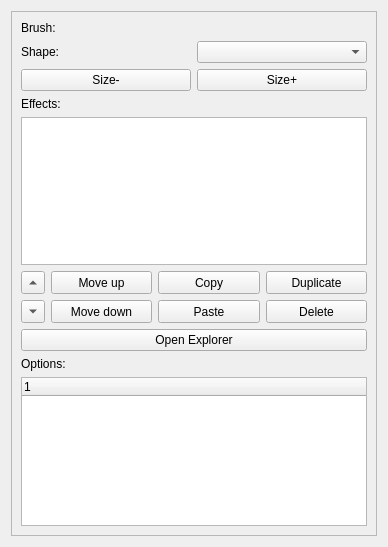
<?xml version="1.0" encoding="UTF-8"?>
<ui version="4.0">
 <class>Effects</class>
 <widget class="QWidget" name="Effects">
  <property name="geometry">
   <rect>
    <x>0</x>
    <y>0</y>
    <width>388</width>
    <height>547</height>
   </rect>
  </property>
  <property name="windowTitle">
   <string>Effects</string>
  </property>
  <layout class="QVBoxLayout" name="verticalLayout">
   <item>
    <widget class="QScrollArea" name="scrollArea">
     <property name="widgetResizable">
      <bool>true</bool>
     </property>
     <widget class="QWidget" name="scrollAreaWidgetContents_3">
      <property name="geometry">
       <rect>
        <x>0</x>
        <y>0</y>
        <width>368</width>
        <height>527</height>
       </rect>
      </property>
      <layout class="QVBoxLayout" name="verticalLayout_12">
       <item>
        <widget class="QLabel" name="label">
         <property name="text">
          <string>Brush:</string>
         </property>
        </widget>
       </item>
       <item>
        <layout class="QHBoxLayout" name="horizontalLayout">
         <item>
          <widget class="QLabel" name="label_2">
           <property name="text">
            <string>Shape:</string>
           </property>
          </widget>
         </item>
         <item>
          <widget class="QComboBox" name="BrushShape"/>
         </item>
        </layout>
       </item>
       <item>
        <layout class="QHBoxLayout" name="horizontalLayout_2">
         <item>
          <widget class="QPushButton" name="BrushSizeDown">
           <property name="text">
            <string>Size-</string>
           </property>
          </widget>
         </item>
         <item>
          <widget class="QPushButton" name="BrushSizeUp">
           <property name="text">
            <string>Size+</string>
           </property>
          </widget>
         </item>
        </layout>
       </item>
       <item>
        <widget class="QLabel" name="label_6">
         <property name="text">
          <string>Effects:</string>
         </property>
        </widget>
       </item>
       <item>
        <widget class="QTreeWidget" name="EffectsTree">
         <property name="headerHidden">
          <bool>true</bool>
         </property>
         <column>
          <property name="text">
           <string notr="true">Index</string>
          </property>
         </column>
         <column>
          <property name="text">
           <string>Name</string>
          </property>
         </column>
        </widget>
       </item>
       <item>
        <layout class="QGridLayout" name="gridLayout_5">
         <item row="2" column="2">
          <widget class="QPushButton" name="PasteEffect">
           <property name="sizePolicy">
            <sizepolicy hsizetype="Preferred" vsizetype="Preferred">
             <horstretch>0</horstretch>
             <verstretch>0</verstretch>
            </sizepolicy>
           </property>
           <property name="text">
            <string>Paste</string>
           </property>
          </widget>
         </item>
         <item row="1" column="0">
          <widget class="QToolButton" name="Up">
           <property name="text">
            <string>...</string>
           </property>
           <property name="arrowType">
            <enum>Qt::ArrowType::UpArrow</enum>
           </property>
          </widget>
         </item>
         <item row="1" column="1">
          <widget class="QPushButton" name="MoveUp">
           <property name="sizePolicy">
            <sizepolicy hsizetype="Preferred" vsizetype="Preferred">
             <horstretch>0</horstretch>
             <verstretch>0</verstretch>
            </sizepolicy>
           </property>
           <property name="text">
            <string>Move up</string>
           </property>
          </widget>
         </item>
         <item row="2" column="0">
          <widget class="QToolButton" name="Down">
           <property name="text">
            <string>...</string>
           </property>
           <property name="arrowType">
            <enum>Qt::ArrowType::DownArrow</enum>
           </property>
          </widget>
         </item>
         <item row="2" column="1">
          <widget class="QPushButton" name="MoveDown">
           <property name="sizePolicy">
            <sizepolicy hsizetype="Preferred" vsizetype="Preferred">
             <horstretch>0</horstretch>
             <verstretch>0</verstretch>
            </sizepolicy>
           </property>
           <property name="text">
            <string>Move down</string>
           </property>
          </widget>
         </item>
         <item row="1" column="2">
          <widget class="QPushButton" name="CopyEffect">
           <property name="sizePolicy">
            <sizepolicy hsizetype="Preferred" vsizetype="Preferred">
             <horstretch>0</horstretch>
             <verstretch>0</verstretch>
            </sizepolicy>
           </property>
           <property name="text">
            <string>Copy</string>
           </property>
          </widget>
         </item>
         <item row="1" column="3">
          <widget class="QPushButton" name="DuplicateEffect">
           <property name="sizePolicy">
            <sizepolicy hsizetype="Preferred" vsizetype="Preferred">
             <horstretch>0</horstretch>
             <verstretch>0</verstretch>
            </sizepolicy>
           </property>
           <property name="text">
            <string>Duplicate</string>
           </property>
          </widget>
         </item>
         <item row="2" column="3">
          <widget class="QPushButton" name="DeleteEffect">
           <property name="sizePolicy">
            <sizepolicy hsizetype="Preferred" vsizetype="Preferred">
             <horstretch>0</horstretch>
             <verstretch>0</verstretch>
            </sizepolicy>
           </property>
           <property name="text">
            <string>Delete</string>
           </property>
          </widget>
         </item>
        </layout>
       </item>
       <item>
        <widget class="QPushButton" name="Explorer">
         <property name="text">
          <string>Open Explorer</string>
         </property>
        </widget>
       </item>
       <item>
        <widget class="QLabel" name="label_7">
         <property name="text">
          <string>Options:</string>
         </property>
        </widget>
       </item>
       <item>
        <widget class="QTreeWidget" name="OptionsTree">
         <property name="headerHidden">
          <bool>false</bool>
         </property>
         <column>
          <property name="text">
           <string notr="true">1</string>
          </property>
         </column>
        </widget>
       </item>
       <item>
        <spacer name="verticalSpacer">
         <property name="orientation">
          <enum>Qt::Orientation::Vertical</enum>
         </property>
         <property name="sizeHint" stdset="0">
          <size>
           <width>20</width>
           <height>40</height>
          </size>
         </property>
        </spacer>
       </item>
      </layout>
     </widget>
    </widget>
   </item>
  </layout>
 </widget>
 <resources/>
 <connections/>
</ui>
